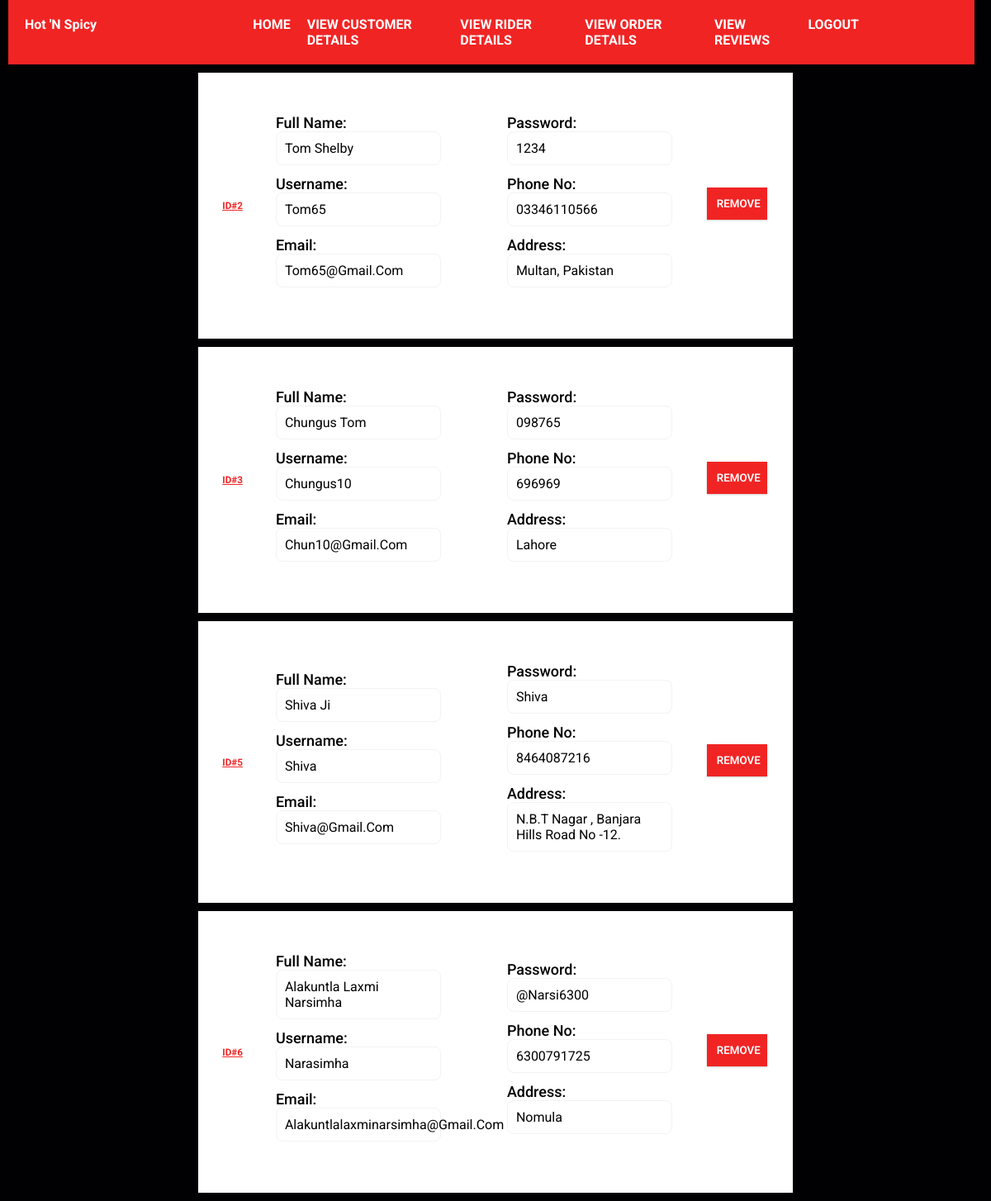
The app's page /allCustomers (signed in) with its own data.
### tables this page shows
CREATE TABLE Customers(
        customer_id    INTEGER PRIMARY KEY AUTOINCREMENT,
        phone_no       varchar (25),
        user_name      VARCHAR (30),
        first_name     VARCHAR (30),
        last_name      VARCHAR (30),
        password        VARCHAR (30),
        address        VARCHAR (100),
        email          VARCHAR (50),
        admin_id        int not null,
        FOREIGN KEY (ADMIN_ID) REFERENCES ADMIN(ADMIN_ID)
        );

### app.py (the view)
@app.route('/allCustomers')
def allCustomers():
    if "email" and "password" in session:
        customers = db.returnCustomers()
        customers = customers.fetchall()
        return render_template('userdetails.html', customers=customers)
    return redirect(url_for("adminLogin"))

### database.py (called while the page is built)
    @staticmethod
    def returnCustomers():
        connection = s.connect("foodSystem.db")
        cursor = connection.cursor()
        customers = cursor.execute("SELECT * from Customers")
        return customers

### templates/userdetails.html (shortened to what this page needs)
{% extends 'adminBase.html' %}
{% block body %}
<div class="UsersContent">
    {% for i in range(customers|length) %}
    <div class="userCard">
        <h3>ID#{{ customers[i][0] }}</h3>
    <section class="userSec1">
    <div class="firstLast">
        <span class="userlabel">
            Full Name:
        </span>
        <p>{{ customers[i][3] }} {{ customers[i][4] }}</p>
    </div>
    <div class="Uusername">
        <span class="userlabel">
            Username:
        </span>
        <p>{{ customers[i][2] }}</p>
    </div>
    <div class="Uuseremail">
        <span class="userlabel">
            Email:
        </span>
        <p>{{ customers[i][7] }}</p>
    </div>
</section>
<section class="userSec2">
    <div class="Uuserpassword">
        <span class="userlabel">
            Password:
        </span>
        <p>{{ customers[i][5] }}</p>
    </div>
    <div class="Uuserphone">
        <span class="userlabel">
            Phone No:
        </span>
        <p>{{ customers[i][1] }}</p>
    </div>
    <div class="Uuseraddress">
        <span class="userlabel">
            Address:
        </span>
        <p>{{ customers[i][6] }}</p>
    </div>
</section>
<div class="orderButton">
    <a href="/delCustomer/{{ customers[i][0] }}"><button>REMOVE</button></a>
</div>
</div>
{% endfor %}
</div>
{% endblock body %}

### static/css/adminStyle.css (style rules this page uses)
* { margin: 0; padding: 0; font-family:system-ui, -apple-system, BlinkMacSystemFont, 'Segoe UI', Roboto, Oxygen, Ubuntu, Cantarell, 'Open Sans', 'Helvetica Neue', sans-serif; }
body { background-color: #000000; }

### static/css/style.css (style rules this page uses)
:root { --main-color: #f12424; --black: #13131a; --bg: #010103; --border: .1rem solid rgba(255, 255, 255, .3); }
* { margin: 0; padding: 0; font-family:'Roboto', sans-serif; outline: none; border:none; box-sizing: border-box; text-decoration: none; text-transform: capitalize; transition: .2s linear; }
html { font-size: 62.5%; overflow-x: hidden; scroll-padding-top: 9rem; scroll-behavior: smooth; }
body { background: var(--bg); }
.orderButton { text-align: center; margin-bottom: 5px; }
.orderButton a button { font-weight: 600; padding: 12px; width: 95%; border: none; cursor: pointer; color: white; background-color: #f12424; box-shadow: 0 1px 2px rgba(0, 0, 0, 0.2); }
.userCard { display: flex; justify-content: center; align-items: center; margin-top:10px; margin-bottom:10px; background-color: white; margin-left: 20%; margin-right: 20%; padding: 50px; box-shadow: 0 1px 2px rgba(0, 0, 0, 0.2); }
.userSec1, .userSec2 { margin-left: 40px; margin-right: 40px; }
.firstLast p, .Uusername p, .Uuseremail p, .Uuserpassword p, .Uuserphone p, .Uuseraddress p { font-size: medium; padding: 10px; width: 200px; border-radius: max(0px, min(8px, ((100vw - 4px) - 100%) * 9999)) / 8px; border: 1px solid #F2F3F5; margin-bottom: 12px; }
.userlabel { font-size: large; font-weight:500; }
.userCard h3 { color:#f12424; text-decoration:underline; }

### records on screen
Customers: customer_id "2", first_name "Tom", last_name "Shelby", user_name "Tom65", email "Tom65@gmail.com", password "1234", phone_no "03346110566", address "Multan, Pakistan"
Customers: customer_id "3", first_name "Chungus", last_name "Tom", user_name "Chungus10", email "Chun10@gmail.com", password "098765", phone_no "696969", address "Lahore"
Customers: customer_id "5", first_name "Shiva", last_name "Ji", user_name "Shiva", email "Shiva@gmail.com", password "Shiva", phone_no "8464087216", address "N.B.T Nagar , Banjara Hills Road No -12."
Customers: customer_id "6", first_name "Alakuntla", last_name "Laxmi Narsimha", user_name "Narasimha", email "Alakuntlalaxminarsimha@gmail.com", password "@narsi6300", phone_no "6300791725", address "Nomula"
